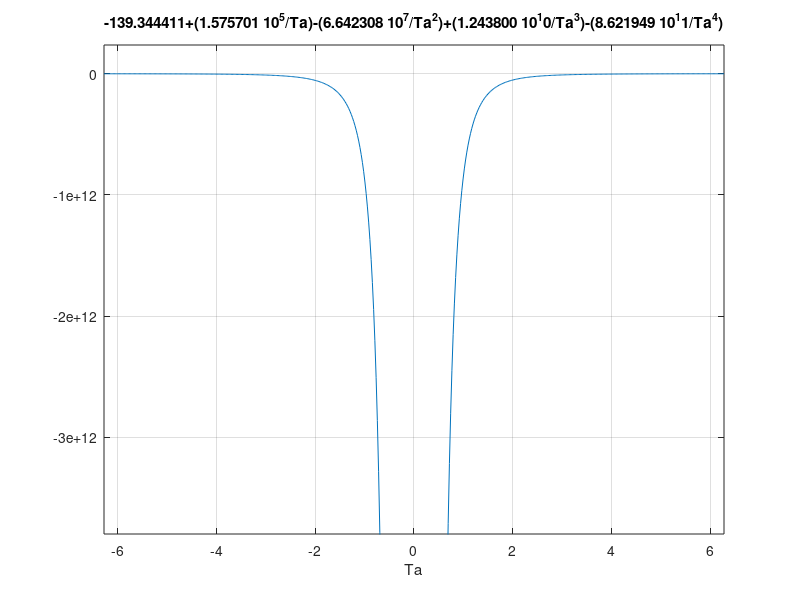

Write the MATLAB code that produced this figure.
clc
clear all
f=inline('-139.344411+(1.575701.*10.^5./Ta)-(6.642308.*10.^7./Ta.^2)+(1.243800.*10.^10./Ta.^3)-(8.621949.*10.^11./Ta.^4)')
ezplot(f)
grid on
